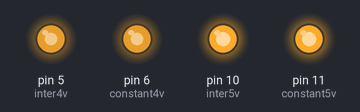
A sketch run on a simulated Arduino Uno, built with avr-gcc and run on an emulated ATmega328P. Shown: output pins drawn as LEDs (lit = HIGH).

Above: at 0.1 s.
Timing chart, 0 to 1.6 s (numbered marks = the images above):
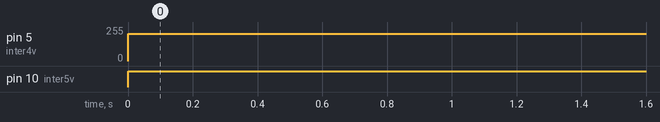

Measured:
- by itself, pin 5 (inter4v): 0/255 → 204/255 at 0.00 s
- by itself, pin 10 (inter5v): LOW → HIGH at 0.00 s

The sketch:

higher_volts_rice_electroculture_treatments.ino
```cpp
const int constant5v = 11;
const int constant4v = 6;

const int inter5v = 10;
const int inter4v = 5;


void setup() {
  pinMode(constant5v, OUTPUT);
  pinMode(constant4v, OUTPUT);

  pinMode(inter5v, OUTPUT);
  pinMode(inter4v, OUTPUT);

// Consistent Treatments
  digitalWrite(constant5v, HIGH); // 5 V
  analogWrite(constant4v, 204); // 4 V
}

void loop() {


// Interval Treatments
  // Turn on current for 5 minutes
  analogWrite(inter5v, 255); // 5 V
  analogWrite(inter4v, 204); // 4 V
  delay(300000);

  // Turn off current for 1 hour
  analogWrite(inter5v, 0); // 0 V
  analogWrite(inter4v, 0); // 0 V
  delay(3300000);
}
```
